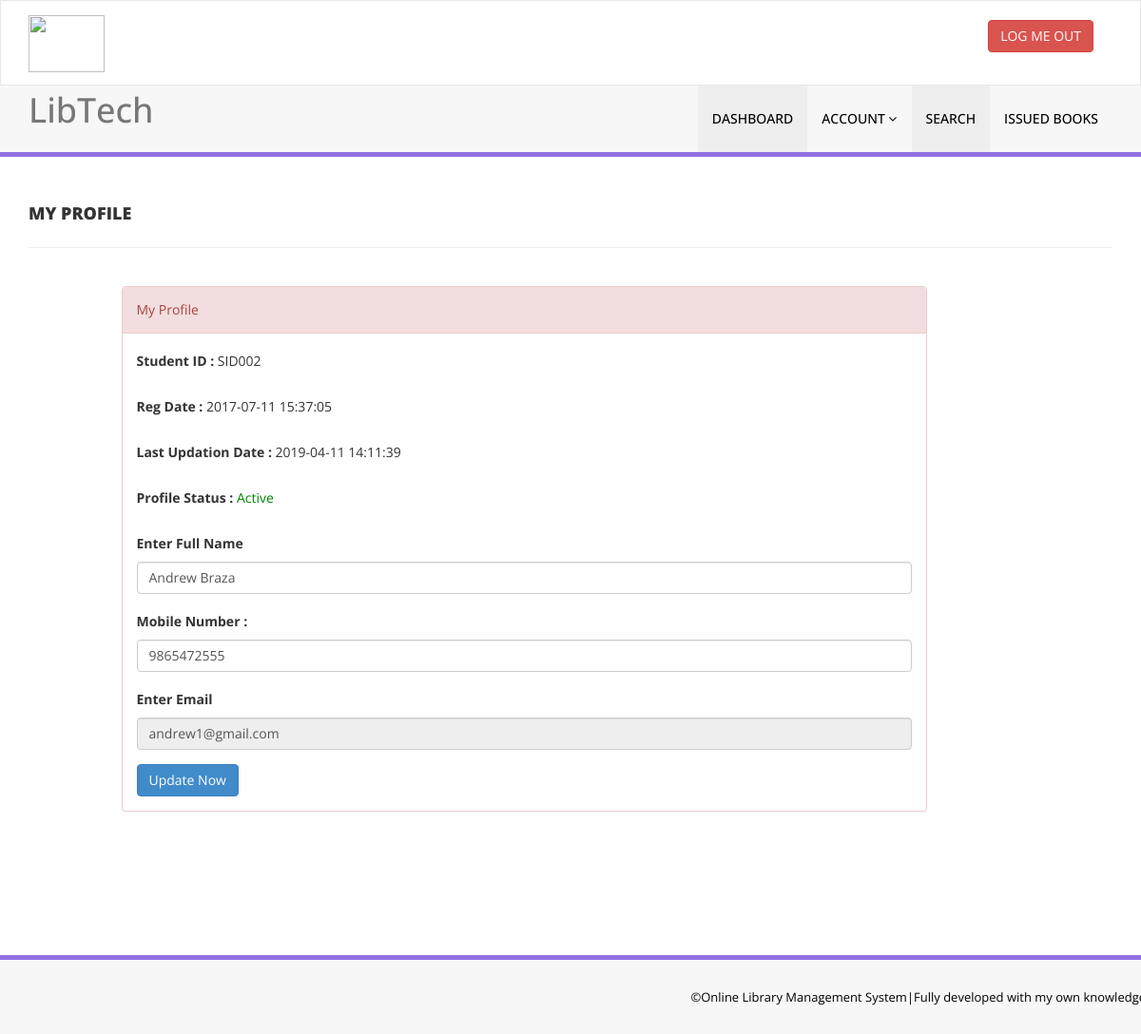
Page /library/my-profile.php (signed in) on the committed database.
### tables this page shows
CREATE TABLE `tblstudents` (
  `id` int(11) NOT NULL,
  `StudentId` varchar(100) DEFAULT NULL,
  `FullName` varchar(120) DEFAULT NULL,
  `EmailId` varchar(120) DEFAULT NULL,
  `MobileNumber` char(11) DEFAULT NULL,
  `Password` varchar(120) DEFAULT NULL,
  `Status` int(1) DEFAULT NULL,
  `RegDate` timestamp NULL DEFAULT current_timestamp(),
  `UpdationDate` timestamp NULL DEFAULT NULL ON UPDATE current_timestamp()
);

### library/my-profile.php (the view, shortened to what this page needs)
<?php
include('includes/config.php');
if(strlen($_SESSION['login'])==0)
    {
header('location:index.php');
}
else{
?>
<!DOCTYPE html>
<html xmlns="http://www.w3.org/1999/xhtml">
<head>
    <link href="assets/css/bootstrap.css" rel="stylesheet" />
    <link href="assets/css/font-awesome.css" rel="stylesheet" />
    <link href="assets/css/style.css" rel="stylesheet" />
</head>
<body>
<?php include('includes/header.php');?>
    <div class="content-wrapper">
         <div class="container">
        <div class="row pad-botm">
            <div class="col-md-12">
                <h4 class="header-line">My Profile</h4>
                            </div>
        </div>
             <div class="row">
<div class="col-md-9 col-md-offset-1">
               <div class="panel panel-danger">
                        <div class="panel-heading">
                           My Profile
                        </div>
                        <div class="panel-body">
                            <form name="signup" method="post">
<?php
$sid=$_SESSION['stdid'];
$sql="SELECT StudentId,FullName,EmailId,MobileNumber,RegDate,UpdationDate,Status from  tblstudents  where StudentId=:sid ";
$query = $dbh -> prepare($sql);
$query-> bindParam(':sid', $sid, PDO::PARAM_STR);
$query->execute();
$results=$query->fetchAll(PDO::FETCH_OBJ);
if($query->rowCount() > 0)
{
foreach($results as $result)
{               ?>
<div class="form-group">
<label>Student ID : </label>
<?php echo htmlentities($result->StudentId);?>
</div>
<div class="form-group">
<label>Reg Date : </label>
<?php echo htmlentities($result->RegDate);?>
</div>
<?php if($result->UpdationDate!=""){?>
<div class="form-group">
<label>Last Updation Date : </label>
<?php echo htmlentities($result->UpdationDate);?>
</div>
<?php } ?>
<div class="form-group">
<label>Profile Status : </label>
<?php if($result->Status==1){?>
<span style="color: green">Active</span>
<?php } else { ?>
<span style="color: red">Blocked</span>
<?php }?>
</div>
<div class="form-group">
<label>Enter Full Name</label>
<input class="form-control" type="text" name="fullanme" value="<?php echo htmlentities($result->FullName);?>" autocomplete="off" required />
</div>
<div class="form-group">
<label>Mobile Number :</label>
<input class="form-control" type="text" name="mobileno" maxlength="10" value="<?php echo htmlentities($result->MobileNumber);?>" autocomplete="off" required />
</div>
<div class="form-group">
<label>Enter Email</label>
<input class="form-control" type="email" name="email" id="emailid" value="<?php echo htmlentities($result->EmailId);?>"  autocomplete="off" required readonly />
</div>
<?php }} ?>
<button type="submit" name="update" class="btn btn-primary" id="submit">Update Now </button>
                                    </form>
                            </div>
                        </div>
                            </div>
        </div>
    </div>
    </div>
    <?php include('includes/footer.php');?>
</body>
</html>
<?php } ?>

### library/assets/css/style.css (style rules this page uses)
.content-wrapper { margin-top: 40px; min-height:800px; padding-bottom:90px; }
.header-line { font-weight:900; padding-bottom:25px; border-bottom:1px solid #eeeeee; text-transform:uppercase; }
.pad-botm { padding-bottom:30px; }

### rows in the picture
tblstudents: StudentId "SID002", RegDate "2017-07-11 15:37:05", UpdationDate "2019-04-11 14:11:39", Status "Active", fullanme "Andrew Braza", mobileno "9865472555", email "andrew1@gmail.com"
